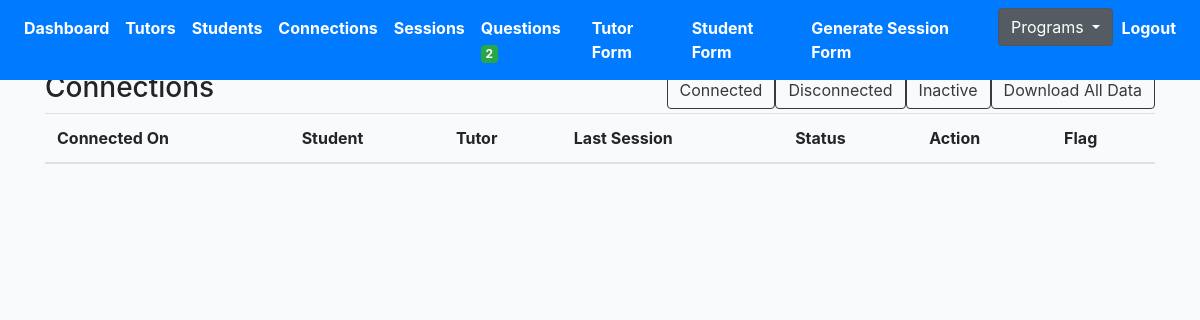
The app's page /tutoring/connections/ (signed in), older data.
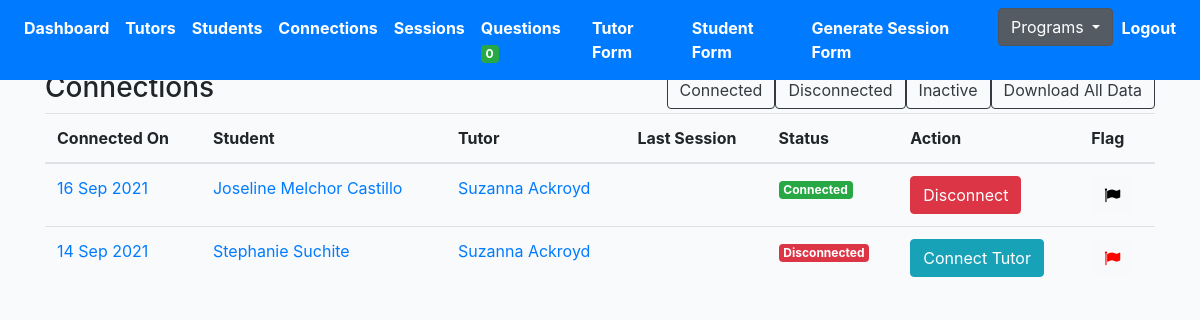
The same page, newer data.
### profiles/models.py (models this page shows, shortened)
class Connection(models.Model):
    created = models.DateTimeField(auto_now_add=True)
    student = models.ForeignKey(Profile, on_delete=models.CASCADE, related_name='student')
    tutor = models.ForeignKey(Profile, on_delete=models.CASCADE, related_name='tutor')
    status = models.CharField(max_length=200, choices=STATUS_CHOICES)
    updated = models.DateTimeField(auto_now=True)
    flag = models.BooleanField(default=False)
    note = models.TextField(null=True, blank=True, max_length=1000)
    def get_absolute_url(self):
        return reverse("profiles:connection-detail-view", kwargs={"pk": self.pk})
    def get_sessions(self):
        return self.session_set.filter(submit_status=True).order_by('-updated')[:1]

class Profile(models.Model):
    role = models.CharField(max_length=200, choices=ROLE_CHOICES_PROFILE, null=True)
    avatar = models.ImageField(default='avatar.png', upload_to='avatars/')
    first_name = models.CharField(max_length=200, blank=True)
    last_name = models.CharField(max_length=200, blank=True)
    email = models.EmailField(max_length=200, blank=True)
    student_grade = models.CharField(null=True, blank=True, max_length=200, choices=STUDENT_GRADE_CHOICES)
    grade = models.CharField(null=True, blank=True, max_length=200, choices=GRADE_CHOICES)
    academic_advisor = models.ForeignKey(Academicadvisor, null=True, blank=True, on_delete=models.CASCADE, related_name='academic_advisor')
    academic_advisor_email = models.EmailField(max_length=200, blank=True)
    subjects = models.ManyToManyField(Subject, blank=True, related_name='subjects')
    school = models.CharField(max_length=200, blank=True)
    friends = models.ManyToManyField("self", blank=True, related_name='testfriends')
    updated = models.DateTimeField(auto_now=True)
    created = models.DateTimeField(auto_now_add=True)
    slug = models.SlugField(unique=True, blank=True)
    flag = models.BooleanField(default=False)
    parent1_first_name = models.CharField(max_length=200, blank=True)
    parent1_last_name = models.CharField(max_length=200, blank=True)
    parent1_phone = models.CharField(max_length=200, blank=True)
    parent1_email = models.EmailField(max_length=200, blank=True)
    student_capacity = models.IntegerField(null=True, blank=True)
    phone = models.CharField(max_length=200, blank=True)
    question = models.TextField(null=True, blank=True, max_length=1000)
    languages = models.ManyToManyField(Language, blank=True, related_name='subjects')
    comfortable_share_phone = models.BooleanField(default=False)
    permission_share_grade = models.BooleanField(default=False)
    optional_school_loop_profile_link = models.TextField(null=True, blank=True, max_length=500)
    optional_school_loop_username = models.TextField(null=True, blank=True, max_length=500)
    optional_school_loop_password = models.TextField(null=True, blank=True, max_length=500)
    parent_languages = models.CharField(null=True, blank=True, max_length=200, choices=LANGUAGE_CHOICES)
    age = models.IntegerField(null=True, blank=True)
    ethnic = models.CharField(null=True, blank=True, max_length=200, choices=ETHNIC_CHOICES)
    note = models.TextField(null=True, blank=True, max_length=1000)
    interest = models.ManyToManyField(Interest, blank=True, related_name='interest')
    def get_absolute_url(self):
        return reverse("profiles:profile-detail-view", kwargs={"slug": self.slug})
    __initial_first_name = None
    __initial_last_name = None
    def __init__(self, *args, **kwargs):
        super().__init__(*args, **kwargs)
        self.__initial_first_name = self.first_name
        self.__initial_last_name = self.last_name

### profiles/views.py (the view)
# urls.py: path('connections/', ConnectionListView.as_view(), name='connection-list'),
@method_decorator(login_required, name='dispatch')
@method_decorator(allowed_users(allowed_roles=['tutor', 'admin']), name='dispatch')
class ConnectionListView(ListView):
    model = Connection
    template_name = 'tutor/connection-list.html'
    def get_queryset(self):
        qs = Connection.objects.all().order_by('-created')
        return qs

### cprofiles/context_processors.py (called while the page is built)
def choice_question(request):
    if(request.user.id):
        choice_unanswered_question_num = Question.objects.filter(status="UNANSWERED").count()
        return {
            'choice_unanswered_question_num' : choice_unanswered_question_num
        }
    return {}

### middleschool/context_processors.py (called while the page is built)
def middle_school_question(request):
    if(request.user.id):
        middle_school_unanswered_question_num = Question.objects.filter(status="UNANSWERED").count()
        return {
            'middle_school_unanswered_question_num' : middle_school_unanswered_question_num
        }
    return {}

### mprofiles/context_processors.py (called while the page is built)
def mentor_question(request):
    if(request.user.id):
        mentor_unanswered_question_num = Question.objects.filter(status="UNANSWERED").count()
        return {
            'mentor_unanswered_question_num' : mentor_unanswered_question_num
        }
    return {}

### profiles/context_processors.py (called while the page is built)
def high_school_question(request):
    if(request.user.id):
        high_school_unanswered_question_num = Question.objects.filter(status="UNANSWERED").count()
        return {
            'high_school_unanswered_question_num' : high_school_unanswered_question_num
        }
    return {}

### templates/tutor/connection-list.html (shortened to what this page needs)
{% extends 'base.html' %}
{% load static %}
{% block stylesheet %}{% static '/css/my_invites.css' %}{% endblock %}
{% block content %}
<div class="row">
    <div class="col-auto mr-auto">
        <h3>Connections</h3>
    </div>
    <div class="col-auto">
        <div class="btn-group" role="group" aria-label="Basic example">
            <form action="{% url 'profiles:search-connection' %}" method="POST">
                <button type="submit" class="btn btn-outline-dark">Connected</button>
            </form>
            <form action="{% url 'profiles:search-connection' %}" method="POST">
                <button type="submit" class="btn btn-outline-dark">Disconnected</button>
            </form>
            <form action="{% url 'profiles:search-connection' %}" method="POST">
                <button type="submit" class="btn btn-outline-dark">Inactive</button>
            </form>
            <form action="{% url 'profiles:export-tutoring-connection-list' %}" method="POST">
                <button type="submit" class="btn btn-outline-dark">Download All Data</button>
            </form>
        </div>
    </div>
</div>
<div class="table-responsive-lg">
    <table id="myTable" class="table">
        <thead>
            <tr>
                <th scope="col">Connected On</th>
                <th scope="col">Student</th>
                <th scope="col">Tutor</th>
                <th scope="col">Last Session</th>
                <th scope="col">Status</th>
                <th scope="col">Action</th>
                <th scope="col">Flag</th>
            </tr>
        </thead>
        <tbody>
            {% for obj in object_list %}
            <tr>
                <td><a href="{{obj.get_absolute_url}}">{{obj.created|date:"d M Y"}}</a></td>
                <td><a href="{{obj.student.get_absolute_url}}">{{obj.student.first_name}} {{obj.student.last_name}}</a>
                </td>
                <td><a href="{{obj.tutor.get_absolute_url}}">{{obj.tutor.first_name}} {{obj.tutor.last_name}}</a></td>
                <td>{% for session in obj.get_sessions %}{{session.updated|date:"d M Y"}}{% endfor %}</td>
                <td>
                    {% if obj.status == 'connected' %}
                    <div><span class="badge badge-success">Connected</div>
                    {% elif obj.status == 'disconnected' %}
                    <div><span class="badge badge-danger">Disconnected</div>
                    {% elif obj.status == 'inactive' %}
                    <div><span class="badge badge-warning">Inactive</div>
                    {% endif %}
                </td>
                <td>
                    {% if obj.status == 'connected' %}
                    <form action="{% url 'profiles:remove-connect' %}" method="POST">
                        <button type="submit" class="btn btn-danger">Disconnect</button>
                    </form>
                    {% elif obj.status == 'disconnected' %}
                    <a href="{% url 'profiles:student-detail-view' obj.student.slug %}"><button type="submit"
                            class="btn btn-info">Connect Tutor</button></a>
                    {% endif %}
                </td>
                <td>
                    <form action="{% url 'profiles:flag-connection' %}" method="POST" class='like-form' id='{{obj.id}}'>
                        <button type="submit" class="like_btn btn btn-light like-btn{{obj.id}}">
                            {% if obj.flag == False %}
                            <i class="fa fa-flag thumb{{obj.id}}" style="color:black"></i>
                            {% else %}
                            <i class="fa fa-flag thumb{{obj.id}}" style="color:red"></i>
                            {% endif %}
                        </button>
                    </form>
                </td>
            </tr>
            {% endfor %}
        </tbody>
    </table>
</div>
{% endblock content %}

### templates/base.html (shortened to what this page needs)
{% load static %}
<!DOCTYPE html>
<html lang="en">
<head>
    <link href="https://netdna.bootstrapcdn.com/bootstrap/4.4.1/css/bootstrap.min.css" rel="stylesheet">
    <link href="https://maxcdn.bootstrapcdn.com/font-awesome/4.3.0/css/font-awesome.min.css" rel="stylesheet">
    <link rel="stylesheet" href="https://cdnjs.cloudflare.com/ajax/libs/Chart.js/2.8.0/Chart.min.css"
 />
    <link rel="stylesheet" type="text/css" href="https://cdn.datatables.net/1.10.22/css/jquery.dataTables.min.css">
    <link rel="stylesheet" href="{% static '/css/base.css' %}">
    <link rel="stylesheet" href="{% block stylesheet %}{% endblock %}">
    <link href="https://nightly.datatables.net/css/jquery.dataTables.css" rel="stylesheet" type="text/css" />
    <link rel="stylesheet" type="text/css"
        href="https://cdnjs.cloudflare.com/ajax/libs/select2/4.0.3/css/select2.min.css">
    <link href="//cdn.datatables.net/buttons/1.6.2/css/buttons.dataTables.min.css" rel="stylesheet" />
</head>
<body>
    <header class="pb-3">
        {% include 'navbar.html' %}
    </header>
    <div class="container">
        {% block content %}
        {% endblock content %}
    </div>
</body>
</html>

### templates/navbar.html (shortened to what this page needs)
<nav class="navbar navbar-expand-lg navbar-dark bg-primary fixed-top">
    <div class="collapse navbar-collapse" id="navbarSupportedContent">
        <ul class="navbar-nav mr-auto">
            <li class="nav-item active">
                <a class="nav-link" style="font-weight: bold" href="{% url 'profiles:dashboard' %}">Dashboard</a>
            </li>
            <li class="nav-item active">
                <a class="nav-link" style="font-weight: bold" href="{% url 'profiles:tutor-profiles-view' %}">Tutors</a>
            </li>
            <li class="nav-item active">
                <a class="nav-link" style="font-weight: bold"
                    href="{% url 'profiles:student-profiles-view' %}">Students</a>
            </li>
            <li class="nav-item active">
                <a class="nav-link" style="font-weight: bold"
                    href="{% url 'profiles:connection-view' %}">Connections</a>
            </li>
            <li class="nav-item active">
                <a class="nav-link" style="font-weight: bold" href="{% url 'profiles:session-view' %}">Sessions</a>
            </li>
            <li class="nav-item active">
                <a class="nav-link" style="font-weight: bold" href="{% url 'profiles:question-list-view' %}">Questions <span class="badge badge-success">{{high_school_unanswered_question_num}}</span></a>
            </li>
        </ul>
        <ul class="navbar-nav ml-auto">
            <li class="nav-item active">
                <a class="nav-link" style="font-weight: bold" href="{% url 'profiles:tutor-profile-form' %}"
                    target="_blank">Tutor Form</a>
            </li>
            <li class="nav-item active">
                <a class="nav-link" style="font-weight: bold" href="{% url 'profiles:student-profile-form' %}"
                    target="_blank">Student Form</a>
            </li>
            {% ifequal user.groups.all.0.name "admin" %}
            <li class="nav-item active">
                <a class="nav-link" style="font-weight: bold" href="{% url 'profiles:generate-session-form' %}">Generate
                    Session Form</a>
            </li>
            <div class="dropdown show">
                <a class="btn btn-secondary dropdown-toggle" href="#" role="button" id="dropdownMenuLink"
                    data-toggle="dropdown" aria-haspopup="true" aria-expanded="false">
                    Programs
                </a>
            </div>
            {% endifequal %}
            <li class="nav-item active">
                <a class="nav-link" style="font-weight: bold" href="{% url 'logout' %}">Logout</a>
            </li>
        </ul>
    </div>
</nav>

### core/static/css/base.css (style rules this page uses)
.container { width: 100%; padding-right: 15px; padding-left: 15px; margin-right: auto; margin-left: auto; margin-top: 55px; }
body { background:#FAFAFA; }

### core/static/css/my_invites.css (style rules this page uses)
body { margin-top:20px; background:#FAFAFA; }
body { background-color: #f9fafb; margin-top:0px; }

Row changes from the older to the newer data that the page shows:
added Connection: created "16 Sep 2021", student.first_name "Joseline", student.last_name "Melchor Castillo", tutor.first_name "Suzanna", tutor.last_name "Ackroyd", status "Connected"
added Connection: created "14 Sep 2021", student.first_name "Stephanie", student.last_name "Suchite", tutor.first_name "Suzanna", tutor.last_name "Ackroyd", status "Disconnected"
Text that changed along with them:
{{ high_school_unanswered_question_num }}: "2" → "0"
